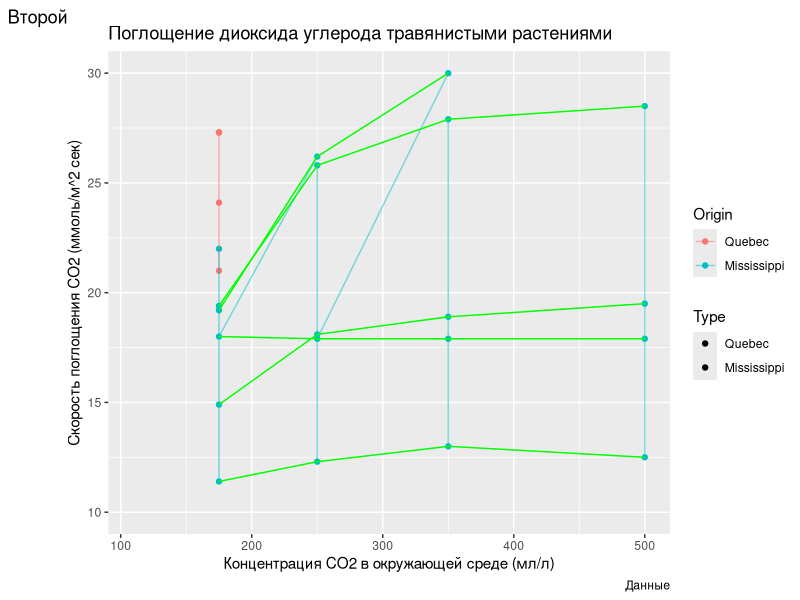

Here is the R script that generated this plot:
library(ggplot2)

qplot(x = conc, y = uptake, data=CO2, color = Type, fill = Type, 
      xlim = c(110, 500), 
      ylim = c(10, 30)) +
  geom_line(alpha = 0.5) +
  geom_path(color = "green") +
  labs(
    title = "Поглощение диоксида углерода травянистыми растениями",
    caption = "Данные",
    x = "Концентрация CO2 в окружающей среде (мл/л)",
    y = "Скорость поглощения CO2 (ммоль/м^2 сек)",
    colour = "Origin",
    tag = "Второй",
  )